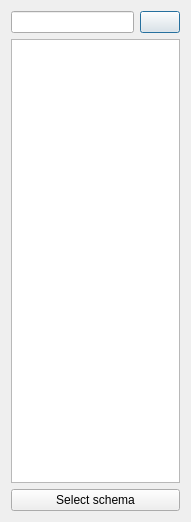
<?xml version="1.0" encoding="UTF-8"?>
<ui version="4.0">
 <class>select_schema_window</class>
 <widget class="QDialog" name="select_schema_window">
  <property name="windowModality">
   <enum>Qt::ApplicationModal</enum>
  </property>
  <property name="geometry">
   <rect>
    <x>0</x>
    <y>0</y>
    <width>191</width>
    <height>522</height>
   </rect>
  </property>
  <property name="windowTitle">
   <string>Select schema</string>
  </property>
  <property name="windowIcon">
   <iconset resource="resource.qrc">
    <normaloff>:/icons/icons/MSql.ico</normaloff>:/icons/icons/MSql.ico</iconset>
  </property>
  <property name="modal">
   <bool>true</bool>
  </property>
  <layout class="QGridLayout" name="gridLayout_2">
   <item row="0" column="0">
    <layout class="QGridLayout" name="gridLayout">
     <item row="0" column="0">
      <widget class="QLineEdit" name="e_find_schema"/>
     </item>
     <item row="0" column="1">
      <widget class="QPushButton" name="b_start">
       <property name="text">
        <string/>
       </property>
       <property name="icon">
        <iconset resource="resource.qrc">
         <normaloff>:/icons/icons/go.png</normaloff>:/icons/icons/go.png</iconset>
       </property>
      </widget>
     </item>
    </layout>
   </item>
   <item row="1" column="0">
    <widget class="QListView" name="e_schema_list"/>
   </item>
   <item row="2" column="0">
    <widget class="QPushButton" name="b_confirm_schema">
     <property name="text">
      <string>Select schema</string>
     </property>
     <property name="icon">
      <iconset resource="resource.qrc">
       <normaloff>:/icons/icons/database_config.png</normaloff>:/icons/icons/database_config.png</iconset>
     </property>
    </widget>
   </item>
  </layout>
 </widget>
 <tabstops>
  <tabstop>e_find_schema</tabstop>
  <tabstop>b_start</tabstop>
  <tabstop>e_schema_list</tabstop>
  <tabstop>b_confirm_schema</tabstop>
 </tabstops>
 <resources>
  <include location="resource.qrc"/>
 </resources>
 <connections/>
</ui>
